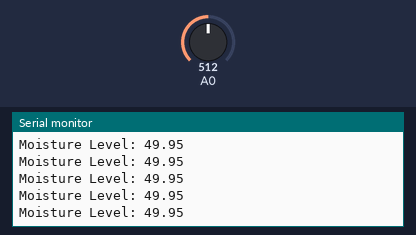
The sketch below on a simulated ESP8266 (NodeMCU). Parts: the last lines printed to the serial monitor. Inputs (shaded band) come from the test bench; at power-on: A0 = 512.

Above: at 1.2 s.
1.3 s: A0 set to 912
At 2.1 s:
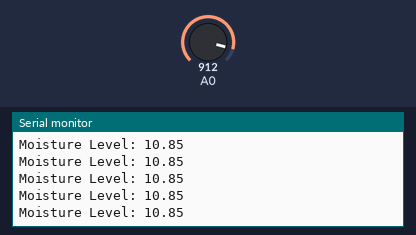
2.8 s: A0 set to 936
At 3.3 s:
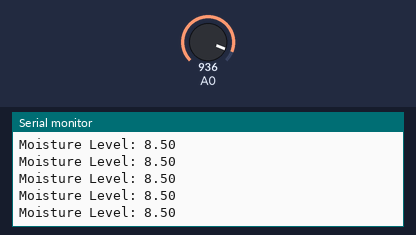
Timing chart, 0 to 5.8 s (numbered marks = the images above; inputs shaded):
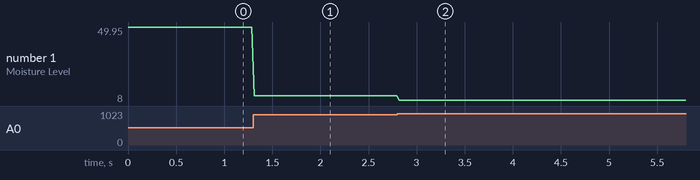

The sketch:

ADIS_SensorUnit_OTA.ino.ino
```cpp
#include <AsyncElegantOTA.h>
#include <ESP8266WiFi.h>
#include "ESPAsyncWebServer.h"

const char* ssid = "G";             // --> wifi name
const char* password = "12345678";  //--> wifi password

const int sensor_pin = 0;
// const float moisturelevel[];
AsyncWebServer server(80);

String readmoisture()
{
  return String(100.00 -((analogRead(sensor_pin)/1023.00) * 100.00));
}
void setup()
{

  Serial.begin(9600);
  Serial.println();


  Serial.print("Setting AP (Access Point)…");

  WiFi.softAP(ssid, password);

  IPAddress IP = WiFi.softAPIP();
  Serial.print("AP IP address: ");
  Serial.println(IP);


  server.on("/moisturelevel", HTTP_GET,[](AsyncWebServerRequest *request)
  {
    request->send_P(200, "text/plain", readmoisture().c_str());
  });

  server.on("/valvestatus", HTTP_GET,[](AsyncWebServerRequest *request)
    {
      if(readmoisture().toFloat()<40.0)
      {
        request->send_P(200, "text/plain", "ON");
      }
      else
      {
        request->send_P(200, "text/plain", "OFF");
      }
    });
  // else if()
  // {
  //    server.on("/valvestatus", HTTP_GET,[](AsyncWebServerRequest *request)
  //     {
  //       request->send_P(200, "text/plain", "ON");
  //     });
  // }
  AsyncElegantOTA.begin(&server);
  server.begin();

}
void loop()
{
 Serial.println("Moisture Level: "+ readmoisture());
} 
```

Measured:
- after the input at 1.3 s, the serial monitor: prints a new line at once (image 1)
- after the input at 2.8 s, the serial monitor: prints a new line at once (image 2)
- plotted number 1: 49.95 → 10.85 after the input at 1.3 s, 10.85 → 8 after the input at 2.8 s
